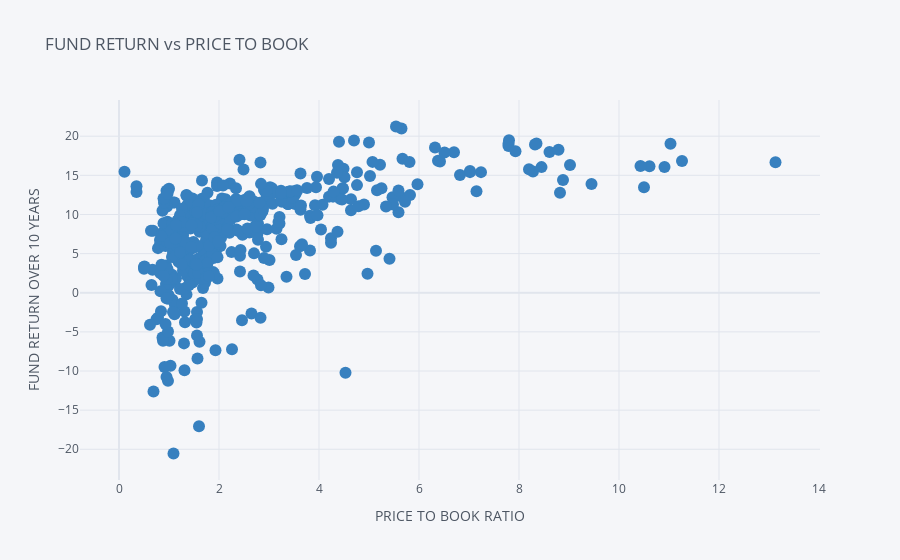

Here is the notebook cell this chart was saved with:
### Code cell
df.iplot(kind = 'scatter', x = 'price_book_ratio', y = 'fund_return_10years', mode ='markers',xTitle='PRICE TO BOOK RATIO',yTitle = 'FUND RETURN OVER 10 YEARS',title = 'FUND RETURN vs PRICE TO BOOK', color = 'blue')

### Figure 1 — Plotly figure (JSON) as saved in the notebook; plotly's stock layout.template omitted (floating-point values rounded to 4 significant figures; data arrays with more than 128 entries replaced by an {"elided": "..."} marker saying what was removed)
{"data": [{"line": {"color": "rgba(55, 128, 191, 1.0)", "dash": "solid", "shape": "linear", "width": 1.3}, "marker": {"size": 12, "symbol": "circle"}, "mode": "markers", "name": "fund_return_10years", "text": "", "type": "scatter", "x": {"elided": "511 float values"}, "y": {"elided": "511 float values"}}], "layout": {"autosize": true, "legend": {"bgcolor": "#F5F6F9", "font": {"color": "#4D5663"}}, "paper_bgcolor": "#F5F6F9", "plot_bgcolor": "#F5F6F9", "title": {"font": {"color": "#4D5663"}, "text": "FUND RETURN vs PRICE TO BOOK"}, "xaxis": {"autorange": true, "gridcolor": "#E1E5ED", "range": [-0.7967, 14.04], "showgrid": true, "tickfont": {"color": "#4D5663"}, "title": {"font": {"color": "#4D5663"}, "text": "PRICE TO BOOK RATIO"}, "type": "linear", "zerolinecolor": "#E1E5ED"}, "yaxis": {"autorange": true, "gridcolor": "#E1E5ED", "range": [-25.23, 25.93], "showgrid": true, "tickfont": {"color": "#4D5663"}, "title": {"font": {"color": "#4D5663"}, "text": "FUND RETURN OVER 10 YEARS"}, "type": "linear", "zerolinecolor": "#E1E5ED"}}}
